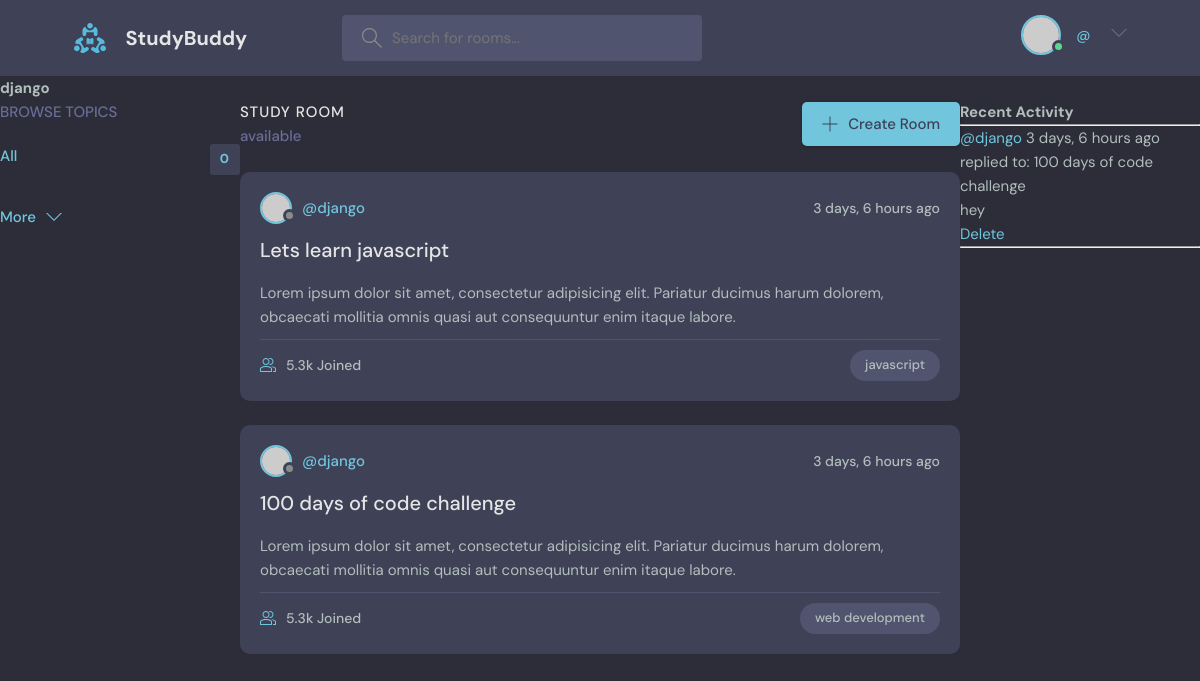
The page /profile/1 on the database as committed earlier.
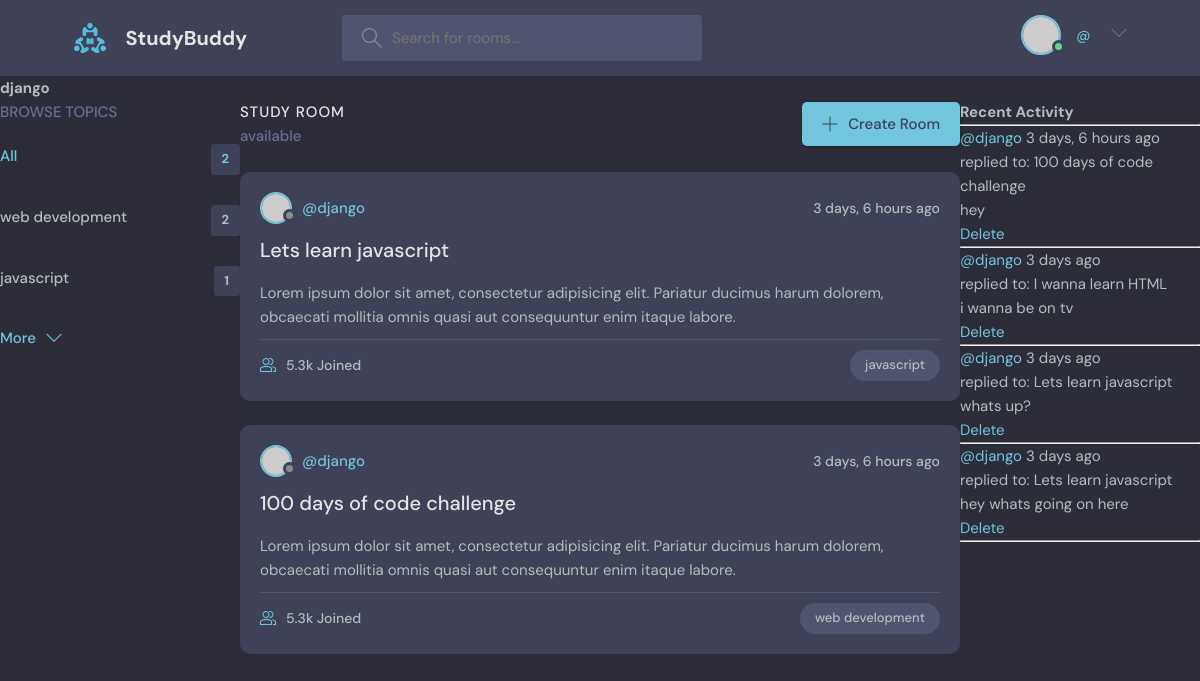
The same page on the database as committed later.
### base/models.py (models this page shows, shortened)
class Room(models.Model):
    host = models.ForeignKey(User, on_delete=models.SET_NULL, null=True)
    topic = models.ForeignKey(Topic, on_delete=models.SET_NULL, null=True)
    name = models.CharField(max_length=200)
    description = models.TextField(blank=True)
    participants = models.ManyToManyField(User, related_name='participants', blank=True)
    created = models.DateTimeField(auto_now_add=True)
    updated = models.DateTimeField(auto_now=True)
    class Meta:
        ordering = ['-updated', '-created']

class Topic(models.Model):
    name = models.CharField(max_length=200)

class Message(models.Model):
    user = models.ForeignKey(User, on_delete=models.CASCADE)
    room = models.ForeignKey(Room, on_delete=models.CASCADE)
    body = models.TextField()
    created = models.DateTimeField(auto_now_add=True)
    updated = models.DateTimeField(auto_now=True)

### base/views.py (the view)
# urls.py: path('profile/<str:pk>', views.user_profile, name='user-profile'),
def user_profile(request, pk):
    user = User.objects.get(id=pk)
    rooms = user.room_set.all()
    room_messages = user.message_set.all()
    topics = Topic.objects.filter(room__participants=user).distinct()
    context = {
        'user': user,
        'rooms': rooms,
        'room_messages': room_messages,
        'topics': topics,
    }
    return render(request, 'base/profile.html', context)

### base/templates/base/profile.html (shortened to what this page needs)
{% extends "main.html" %}
{% block content %}
<h1>{{user.username}}</h1>
<div class='profile-container'>
    <div>
        {% include 'base/topics_component.html' %}
    </div>
    <div>
        {% include 'base/feed_component.html' %}
    </div>
    <div>
        {% include 'base/activity_component.html' %}
    </div>
</div>
{% endblock content %}

### templates/main.html (shortened to what this page needs)
<!DOCTYPE html>
{% load static %}
<html lang="en">
  <head>
    <link rel="stylesheet" href="{% static 'styles/style.css'%}" />
  </head>
  <body>
 {% include 'navbar.html' %}
    {% block content %}
    {% endblock %}
  </body>
</html>

### templates/navbar.html (shortened to what this page needs)
{% load static %}
<header class="header header--loggedIn">
  <div class="container">
    <a href="/" class="header__logo">
      <img src="{% static 'images/logo.svg' %}" alt = "logo" />
      <h1>StudyBuddy</h1>
    </a>
    <form class="header__search" action="{% url 'home' %}" method="get">
      <label>
        <input type="text" name="q" placeholder="Search for rooms..." />
      </label>
    </form>
    <nav class="header__menu">
      {% if user.is_authenticated %}
      <div class="header__user">
        <a href="{% url 'user-profile' user.id %}">
          <div class="avatar avatar--medium active">
            <img src="https://randomuser.me/api/portraits/men/37.jpg" />
          </div>
          <p>
            {{request.user.username}} <span>@{{request.user.username}}</span>
          </p>
        </a>
        <button class="dropdown-button">
          <svg
            version="1.1"
            xmlns="http://www.w3.org/2000/svg"
            width="32"
            height="32"
            viewBox="0 0 32 32"
          >
            <title>chevron-down</title>
            <path d="M16 21l-13-13h-3l16 16 16-16h-3l-13 13z"></path>
          </svg>
        </button>
      </div>
      {% else %}
      <a href="{% url 'login' %}">
        <img src="{% static 'images/avatar.svg' %}" alt= "logo"/>
        <p>Login</p>
      </a>
      {% endif %}
    </nav>
  </div>
</header>

### base/templates/base/topics_component.html
        <div class="topics">
          <div class="topics__header">
            <h2>Browse Topics</h2>
          </div>
          <ul class="topics__list">
            <li>
              <a href="{% url 'home' %}" class="active">All <span>{{topics.count}}</span></a>
            </li>
            {% for topic in topics %}
            <li>
              <a href="{% url 'home' %}?q={{topic.name}}">{{topic.name}}<span>{{topic.room_set.all.count}}</span></a>
            </li>
            {% endfor %}
          </ul>
          <a class="btn btn--link" href="topics.html">
            More
            <svg version="1.1" xmlns="http://www.w3.org/2000/svg" width="32" height="32" viewBox="0 0 32 32">
              <title>chevron-down</title>
              <path d="M16 21l-13-13h-3l16 16 16-16h-3l-13 13z"></path>
            </svg>
          </a>
        </div>

### base/templates/base/feed_component.html (shortened to what this page needs)
        <div class="roomList">
          <div class="roomList__header">
            <div>
              <h2>Study Room</h2>
              <p> {{room_count}} available</p>
            </div>
            <a class="btn btn--main" href="{% url 'create-room' %}">
              <svg version="1.1" xmlns="http://www.w3.org/2000/svg" width="32" height="32" viewBox="0 0 32 32">
                <title>add</title>
                <path
                  d="M16.943 0.943h-1.885v14.115h-14.115v1.885h14.115v14.115h1.885v-14.115h14.115v-1.885h-14.115v-14.115z"
                ></path>
              </svg>
              Create Room
            </a>
          </div>
          {% for room in rooms %}
          <div class="roomListRoom">
            <div class="roomListRoom__header">
              <a href="{% url 'user-profile' room.host.id %}" class="roomListRoom__author">
                <div class="avatar avatar--small">
                  <img src="https://randomuser.me/api/portraits/women/11.jpg" />
                </div>
                <span>@{{room.host.username}}</span>
              </a>
              <div class="roomListRoom__actions">
                <span>{{room.created|timesince}} ago</span>
              </div>
            </div>
            <div class="roomListRoom__content">
              <a href="/room/{{room.id}}">{{room.name}}</a>
              <p>
                Lorem ipsum dolor sit amet, consectetur adipisicing elit. Pariatur ducimus harum dolorem, obcaecati
                mollitia omnis quasi aut consequuntur enim itaque labore.
              </p>
            </div>
            <div class="roomListRoom__meta">
              <a href="room.html" class="roomListRoom__joined">
                5.3k Joined
              </a>
              <p class="roomListRoom__topic">{{room.topic.name}}</p>
            </div>
          </div>
{% endfor %}
 </div>

### base/templates/base/activity_component.html
<h3>Recent Activity</h3>
<hr>
{% for message in room_messages %}
<div>
    <small><a href="{% url 'user-profile' message.user.id %}">@{{message.user.username}}</a> {{message.created|timesince}} ago</small> <br>
    <small>replied to: {{message.room.name}}</small>
    <p>{{message.body}}</p>
    {% if message.user == user %}
    <a href="{% url 'delete-message' message.id %}">Delete</a>
    {% endif %}
    <hr>
</div>
{% endfor %}

### base/templates/base/profile.html (style rules this page uses)
.profile-container { display: grid; grid-template-columns: 1fr 3fr 1fr; }

Rows that differ between the two databases and show on the page:
now on this page (row unchanged): Topic: name "web development", room_set.all.count "2"
now on this page (row unchanged): Topic: name "javascript", room_set.all.count "1"
added Message: user.username "django", created "3 days", room.name "I wanna learn HTML", body "i wanna be on tv", shows "Delete"
added Message: user.username "django", created "3 days", room.name "Lets learn javascript", body "whats up?", shows "Delete"
added Message: user.username "django", created "3 days", room.name "Lets learn javascript", body "hey whats going on here", shows "Delete"
Other text that changed with them:
{{ topics.count }}: "0" → "2"
